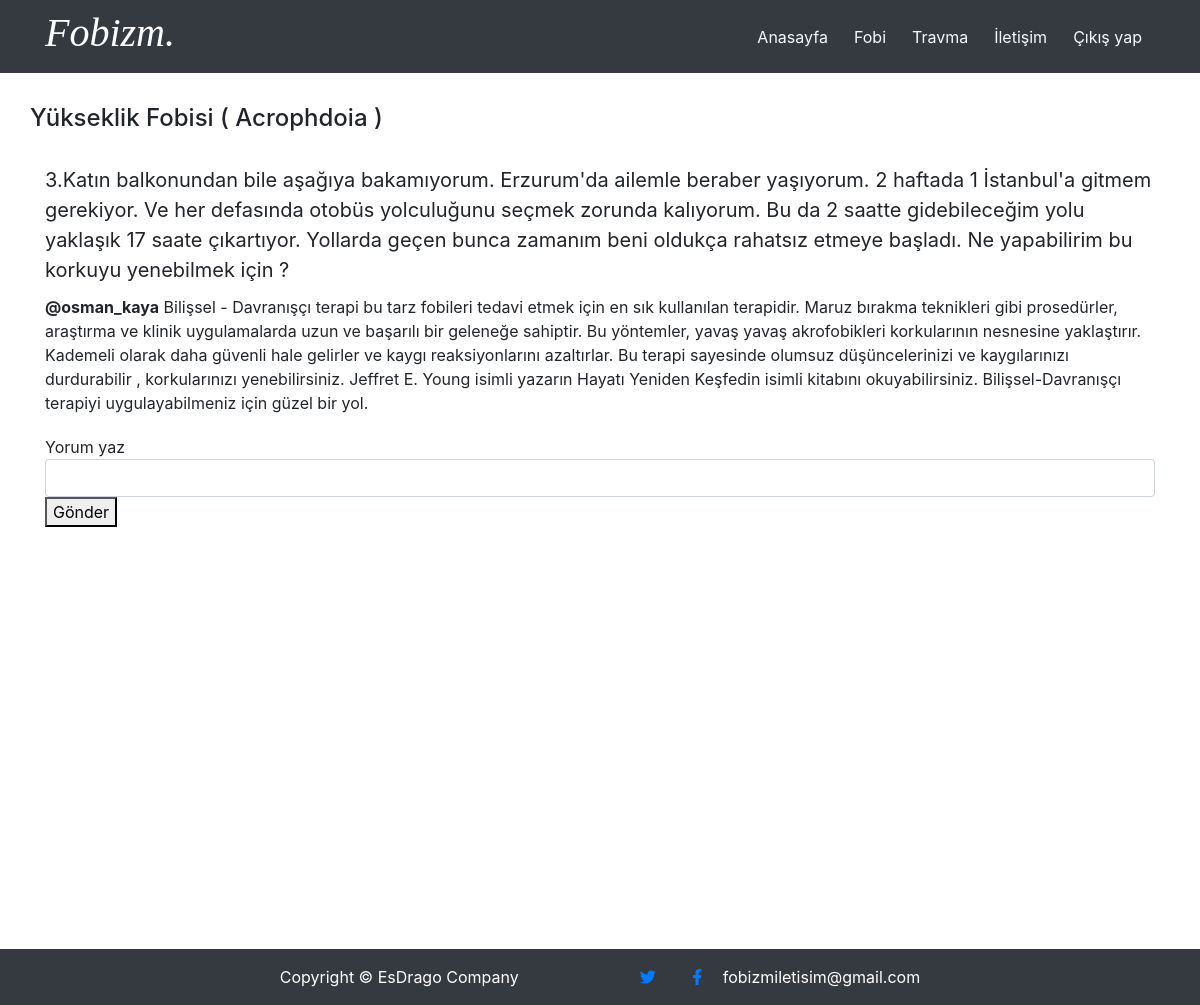
The app's page /views/mental_issue_content.php?issue_id=2 (signed in) with its own data.
### tables this page shows
CREATE TABLE IF NOT EXISTS `mental_issue` (
  `mental_issue_id` int(11) NOT NULL AUTO_INCREMENT,
  `issue_name` text NOT NULL,
  `issue_type_id` text NOT NULL,
  `thumb_img_url` text NOT NULL,
  `description` longtext NOT NULL,
  PRIMARY KEY (`mental_issue_id`)
);

CREATE TABLE IF NOT EXISTS `comment` (
  `comment_id` int(11) NOT NULL AUTO_INCREMENT,
  `user_id` int(11) NOT NULL,
  `mental_issue_id` int(11) NOT NULL,
  `comment_text` longtext NOT NULL,
  PRIMARY KEY (`comment_id`)
);

CREATE TABLE IF NOT EXISTS `users` (
  `user_id` int(11) NOT NULL AUTO_INCREMENT,
  `username` text NOT NULL,
  `password` text NOT NULL,
  `mail` text NOT NULL,
  PRIMARY KEY (`user_id`)
);

### api/models/BaseModel.php (called while the page is built, shortened)
<?php
class BaseModel
{
    private string $className;
    private string $tableName;
    public function __construct($clsname, $tblname)
    {
        $this->tableName = $tblname;
        $this->className = $clsname;
    }
    public function getModels(?array $where = []): array
    {
        $query_str = 'SELECT * FROM ' . $this->tableName;
        $db = DatabaseConnection::getInstance();
        $val_apply = [];
        if (!is_null($where) && sizeof($where) > 0) {
            $query_str .= " WHERE ";
            $keys = array_keys($where);
            foreach ($keys as $key) {
                $query_str .= "$key = :$key AND ";
                $val_apply[":$key"] = $where[$key];
            }
            $query_str = substr($query_str, 0, strlen($query_str) - 5);
        }
        $query_str .= ";";
        $query = $db->prepare($query_str);
        if ($query->execute($val_apply)) {
            return $query->fetchAll(PDO::FETCH_CLASS, $this->className);
        } else {
            echo "error";
            echo json_encode($query->errorInfo());
            return [];
        }
    }
}

### api/models/User.php (called while the page is built, shortened)
<?php
require $_SERVER['DOCUMENT_ROOT']."/fobizm/api/models/BaseModel.php";
class User extends Model
{
    private string $username;
    private static $baseModel = null;
    public static function getBaseModel(): BaseModel
    {
        if (is_null(self::$baseModel)) {
            self::$baseModel = new BaseModel("User", "users");
        }
        return self::$baseModel;
    }
    public function getUsername(): ?string
    {
        return $this->username;
    }
    public static function getUser(int $id): ?User
    {
        $arrs = self::getBaseModel()->getModels(["user_id" => $id]);
        if (sizeof($arrs) > 0) {
            return $arrs[0];
        } else {
            return null;
        }
    }
}

### views/mental_issue_content.php (the view, shortened to what this page needs)
<?php
require_once("../api/models/User.php");
if (!User::userSigned()) {
    header("location: girisyap.php");
}else {
    $q = $db->prepare("SELECT * FROM mental_issue where  mental_issue_id = :mental;");
    if ($q->execute(array(":mental" => $_GET["issue_id"]))) {
        $currentIssue = $q->fetch(PDO::FETCH_ASSOC);
    }
}
?>
<!DOCTYPE html>
<html lang="en">
<head>
    <link href="vendor/bootstrap/css/bootstrap.min.css" rel="stylesheet">
    <link href="css/heroic-features.css" rel="stylesheet">
    <link href="vendor/fontawesome-free/css/all.min.css" rel="stylesheet">
</head>
<body>
<?php include "include/bodyheader.php" ?>
<div class="container mt-5">
    <div class="row text-center">
        <h4 style="..."><?php echo $currentIssue["issue_name"] ?></h4>
    </div>
</div>
<div class="container mt-4" style="min-height: 98vh">
    <div style="font-size: 20px;">
      <?php  echo $currentIssue["description"]  ?>
    </div>
    <?php
    if (!empty($_GET["issue_id"])) {
        $q = $db->prepare("SELECT * FROM comment where  mental_issue_id = :mental;");
        if ($q->execute(array(":mental" => $_GET["issue_id"]))) {
            $all = $q->fetchAll(PDO::FETCH_ASSOC);
            foreach ($all as $item) {
                $userNm = User::getUser($item["user_id"])->getUsername();
                $comment = $item["comment_text"];
                echo "<div>
                        <p style=\"font-size: 16px; margin-top: 10px\">
                        <b>@$userNm</b>
                            $comment
                </p>
            </div>";
            }
        }
    }
    ?>
<div style="margin-top: 20px;">
    <div>Yorum yaz</div>
    <input class="form-control"  type="text" id="comment" style="width: 100%">
    <button class="class="btn btn-primary" onclick="addComment(event)">Gönder</button>
</div>
</div>
<?php include "include/footer.php" ?>
</body>
</html>

### views/css/heroic-features.css (style rules this page uses)
body { padding-top: 56px; }

### records on screen
mental_issue: issue_name "Yükseklik Fobisi ( Acrophdoia )", description "3.Katın balkonundan bile aşağıya bakamıyorum. Erzurum'da ailemle beraber yaşıyorum. 2 haftada 1 İstanbul'a gitmem gerekiyor. Ve her defasında otobüs yolculuğunu seçmek zorunda kalıyorum. Bu da 2 saatte gidebileceğim yolu yaklaşık 17 saate çıkartıyor. Yollarda geçen bunca zamanım beni oldukça rahatsız etmeye başladı. Ne yapabilirim bu korkuyu yenebilmek için ?"
comment: user.username "osman_kaya", comment_text "Bilişsel - Davranışçı terapi bu tarz fobileri tedavi etmek için en sık kullanılan terapidir. Maruz bırakma teknikleri gibi prosedürler, araştırma ve klinik uygulamalarda uzun ve başarılı bir geleneğe sahiptir. Bu yöntemler, yavaş yavaş akrofobikleri korkularının nesnesine yaklaştırır. Kademeli olarak daha güvenli hale gelirler ve kaygı reaksiyonlarını azaltırlar. Bu terapi sayesinde olumsuz düşüncelerinizi ve kaygılarınızı durdurabilir , korkularınızı yenebilirsiniz. Jeffret E. Young isimli yazarın Hayatı Yeniden Keşfedin isimli kitabını okuyabilirsiniz. Bilişsel-Davranışçı terapiyi uygulayabilmeniz için güzel bir yol."
